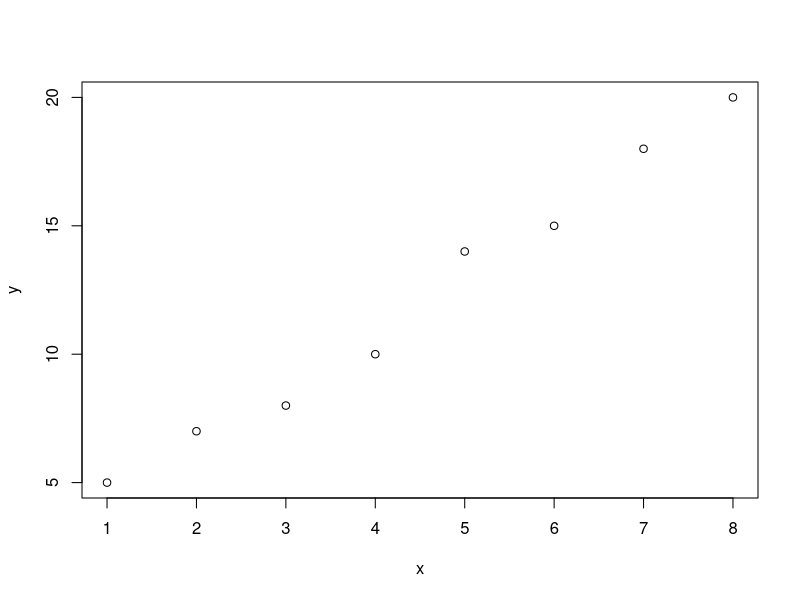

Here is the R script that generated this plot:
## ---- chunk 1
knitr::opts_chunk$set(cache = TRUE, fig.align = "center")
library(tidyverse)
## ---- chunk 2
x <- 1:8
y <- c(5,7,8,10,14,15,18,20)
plot(x,y)
## ---- chunk 3
my.data <- data.frame("PLAYER" = c("Stephen Curry", "John Wall", "Jimmy Butler", "James Harden", "Kevin Durant", "LeBron James", "Kristaps Porzingis", "Dirk Nowitzki", "Tim Duncan", "Andre Drummond"), stringsAsFactors = FALSE)

my.data <- data.frame("PLAYER" = c("Stephen Curry", "Damian Lillard", "Jimmy Butler", "James Harden", "Kevin Durant", "LeBron James", "Dirk Nowitzki", "Giannis Antetokounmpo", "DeMarcus Cousins", "Marc Gasol"),
                      "SEASON" = rep("2016", times = 10),
                      "FGM" = c(805, 618, 470, 710, 698, 737, 498, 513, 601, 328),
                      "FGA" = c(1597, 1474, 1034, 1617, 1381, 1416, 1112, 1013, 1332, 707),
                      "TPM" = c(402, 229, 64, 236, 186, 87, 126, 28, 70, 2),
                      "TPA" = c(887, 610, 206, 657, 480, 282, 342, 110, 210, 3),
                      "FTM" = c(363, 414, 395, 720, 447, 359, 250, 296, 476, 203),
                      "FTA" = c(400, 464, 475, 837, 498, 491, 280, 409, 663, 245))

knitr::kable(my.data)
## ---- chunk 4
nba_shooting_small <- read_csv(file = "data/nba_shooting_small.csv")
## ---- chunk 5
nba_shooting_small
## ---- chunk 6
arrange(nba_shooting_small, FGA)
## ---- chunk 7
arrange(nba_shooting_small, desc(FGA))
## ---- chunk 8
arrange(nba_shooting_small, FGA, TPA)
## ---- chunk 9
arrange(nba_shooting_small, PLAYER)
nba_shooting_small
## ---- chunk 10
nba_shooting_small <- arrange(nba_shooting_small, PLAYER)
nba_shooting_small
## ---- chunk 11
mutate(nba_shooting_small, FGP = FGM/FGA)
## ---- chunk 12
mutate(nba_shooting_small, FGP = FGM/FGA, TPP = TPM/TPA, FTP = FTM/FTA)
## ---- chunk 13
nba_shooting_small <-
  mutate(nba_shooting_small,
         FGP = FGM/FGA,
         TPP = TPM/TPA,
         FTP = FTM/FTA)
